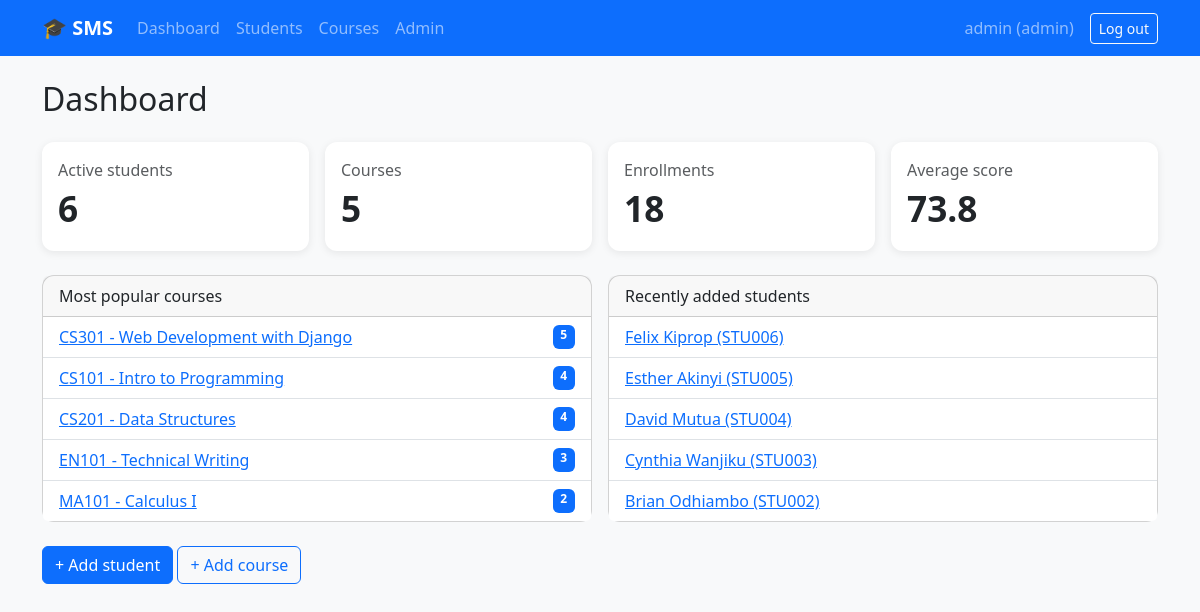
The app's page / (signed in) with its own data.
### students/models.py (models this page shows, shortened)
class Course(models.Model):
    code = models.CharField(max_length=10, unique=True)
    title = models.CharField(max_length=120)
    description = models.TextField(blank=True)
    credits = models.PositiveSmallIntegerField(default=3)
    instructor = models.CharField(max_length=100, blank=True)
    capacity = models.PositiveIntegerField(default=40)
    class Meta:
        ordering = ["code"]
    def __str__(self):
        return f"{self.code} - {self.title}"
    def get_absolute_url(self):
        return reverse("course_detail", args=[self.pk])

class Student(models.Model):
    class Gender(models.TextChoices):
        MALE = "M", "Male"
        FEMALE = "F", "Female"
        OTHER = "O", "Other"
    user = models.OneToOneField(
        settings.AUTH_USER_MODEL, on_delete=models.SET_NULL,
        null=True, blank=True, related_name="student_profile",
    )
    student_id = models.CharField(max_length=20, unique=True)
    first_name = models.CharField(max_length=60)
    last_name = models.CharField(max_length=60)
    email = models.EmailField(unique=True)
    phone = models.CharField(max_length=20, blank=True)
    date_of_birth = models.DateField(null=True, blank=True)
    gender = models.CharField(max_length=1, choices=Gender.choices, blank=True)
    address = models.CharField(max_length=200, blank=True)
    program = models.CharField(max_length=100, blank=True)
    year_of_study = models.PositiveSmallIntegerField(
        default=1, validators=[MinValueValidator(1), MaxValueValidator(8)])
    is_active = models.BooleanField(default=True)
    created_at = models.DateTimeField(auto_now_add=True)
    class Meta:
        ordering = ["last_name", "first_name"]
    def __str__(self):
        return f"{self.full_name} ({self.student_id})"
    @property
    def full_name(self):
        return f"{self.first_name} {self.last_name}"
    def get_absolute_url(self):
        return reverse("student_detail", args=[self.pk])

### students/views.py (the view)
# urls.py: path("", v.dashboard, name="dashboard"),
@login_required
def dashboard(request):
    if request.user.is_staff:
        ctx = {
            "student_count": Student.objects.filter(is_active=True).count(),
            "course_count": Course.objects.count(),
            "enrollment_count": Enrollment.objects.count(),
            "avg_score": Enrollment.objects.aggregate(a=Avg("score"))["a"],
            "popular": Course.objects.annotate(n=Count("enrollments")).order_by("-n")[:5],
            "recent": Student.objects.order_by("-created_at")[:5],
        }
        return render(request, "dashboard_admin.html", ctx)
    student = getattr(request.user, "student_profile", None)
    ctx = {"student": student,
           "enrollments": student.enrollments.select_related("course") if student else []}
    return render(request, "dashboard_student.html", ctx)

### templates/dashboard_admin.html
{% extends 'base.html' %}
{% block content %}
<h2 class="mb-4">Dashboard</h2>
<div class="row g-3 mb-4">
  <div class="col-md-3"><div class="card stat-card p-3"><div class="text-muted">Active students</div><div class="num">{{ student_count }}</div></div></div>
  <div class="col-md-3"><div class="card stat-card p-3"><div class="text-muted">Courses</div><div class="num">{{ course_count }}</div></div></div>
  <div class="col-md-3"><div class="card stat-card p-3"><div class="text-muted">Enrollments</div><div class="num">{{ enrollment_count }}</div></div></div>
  <div class="col-md-3"><div class="card stat-card p-3"><div class="text-muted">Average score</div><div class="num">{{ avg_score|default_if_none:"—"|floatformat:1 }}</div></div></div>
</div>
<div class="row g-3">
  <div class="col-md-6"><div class="card"><div class="card-header">Most popular courses</div>
    <ul class="list-group list-group-flush">{% for c in popular %}
      <li class="list-group-item d-flex justify-content-between"><a href="{{ c.get_absolute_url }}">{{ c }}</a><span class="badge bg-primary">{{ c.n }}</span></li>
    {% empty %}<li class="list-group-item text-muted">No courses yet.</li>{% endfor %}</ul></div></div>
  <div class="col-md-6"><div class="card"><div class="card-header">Recently added students</div>
    <ul class="list-group list-group-flush">{% for s in recent %}
      <li class="list-group-item"><a href="{{ s.get_absolute_url }}">{{ s }}</a></li>
    {% empty %}<li class="list-group-item text-muted">No students yet.</li>{% endfor %}</ul></div></div>
</div>
<div class="mt-4"><a class="btn btn-primary" href="{% url 'student_add' %}">+ Add student</a>
<a class="btn btn-outline-primary" href="{% url 'course_add' %}">+ Add course</a></div>
{% endblock %}

### templates/base.html (shortened to what this page needs)
<!doctype html>
<html lang="en">
<head>
  <link href="https://cdn.jsdelivr.net/npm/bootstrap@5.3.3/dist/css/bootstrap.min.css" rel="stylesheet">
  {% load static %}
  <link href="{% static 'style.css' %}" rel="stylesheet">
</head>
<body class="bg-light">
<nav class="navbar navbar-expand-lg navbar-dark bg-primary mb-4">
  <div class="container">
    <a class="navbar-brand fw-bold" href="{% url 'dashboard' %}">🎓 SMS</a>
    <div class="collapse navbar-collapse" id="nav">
      {% if user.is_authenticated %}
      <ul class="navbar-nav me-auto">
        <li class="nav-item"><a class="nav-link" href="{% url 'dashboard' %}">Dashboard</a></li>
        {% if user.is_staff %}<li class="nav-item"><a class="nav-link" href="{% url 'student_list' %}">Students</a></li>{% endif %}
        <li class="nav-item"><a class="nav-link" href="{% url 'course_list' %}">Courses</a></li>
        {% if user.is_staff %}<li class="nav-item"><a class="nav-link" href="/admin/">Admin</a></li>{% endif %}
      </ul>
      <span class="navbar-text me-3">{{ user.get_full_name|default:user.username }}{% if user.is_staff %} (admin){% endif %}</span>
      <form method="post" action="{% url 'logout' %}">{% csrf_token %}<button class="btn btn-outline-light btn-sm">Log out</button></form>
      {% else %}
      <ul class="navbar-nav ms-auto">
        <li class="nav-item"><a class="nav-link" href="{% url 'login' %}">Log in</a></li>
        <li class="nav-item"><a class="nav-link" href="{% url 'signup' %}">Sign up</a></li>
      </ul>
      {% endif %}
    </div>
  </div>
</nav>
<main class="container pb-5">
  {% block content %}{% endblock %}
</main>
</body>
</html>

### static/style.css (style rules this page uses)
.stat-card { border: 0; border-radius: 1rem; box-shadow: 0 2px 8px rgba(0,0,0,.08); }
.stat-card .num { font-size: 2.2rem; font-weight: 700; }
.card { border-radius: .75rem; }

### records on screen
Course: code+title "CS301 - Web Development with Django", n "5"
Course: code+title "CS101 - Intro to Programming", n "4"
Course: code+title "CS201 - Data Structures", n "4"
Course: code+title "EN101 - Technical Writing", n "3"
Course: code+title "MA101 - Calculus I", n "2"
Student: first_name+last_name+student "Felix Kiprop (STU006)"
Student: first_name+last_name+student "Esther Akinyi (STU005)"
Student: first_name+last_name+student "David Mutua (STU004)"
Student: first_name+last_name+student "Cynthia Wanjiku (STU003)"
Student: first_name+last_name+student "Brian Odhiambo (STU002)"

### other values on screen
{{ user.get_full_name|default:user.username }} "admin"
{{ student_count }} "6"
{{ course_count }} "5"
{{ enrollment_count }} "18"
{{ avg_score|default_if_none:"—"|floatformat:1 }} "73.8"
